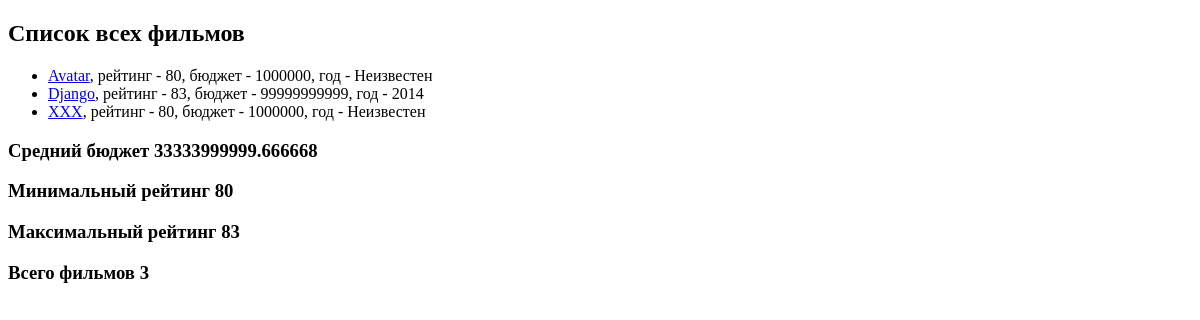
/, run on an earlier commit of the app's database.
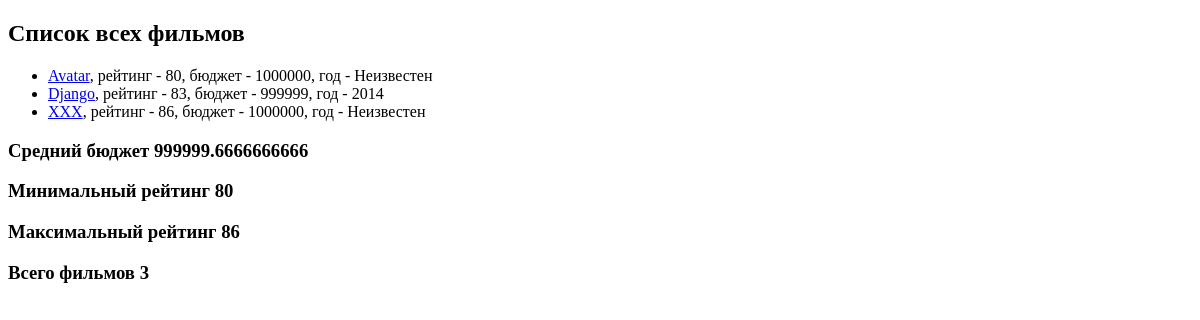
And on a later commit of the database.
### movie_app/models.py (models this page shows, shortened)
class Movie(models.Model):
    EUR = 'EUR'
    USD = 'USD'
    RUB = 'RUB'
    CURRENCY_CHOICES = [
        (EUR, 'Euro'),
        (USD, 'Dollars'),
        (RUB, 'Rubles'),
    ]
    name = models.CharField(max_length=40)
    rating = models.IntegerField(validators=[MinValueValidator(1),MaxValueValidator(100)])
    year = models.IntegerField(null=True, blank=True)
    budget = models.IntegerField(default=1000000, blank=True, validators=[MinValueValidator(1)])
    currency = models.CharField(max_length=3, choices=CURRENCY_CHOICES, default=RUB)
    slug = models.SlugField(default='',null=False, db_index=True)
    def get_url(self):
        return reverse('movie-detail', args=[self.slug])

### movie_app/views.py (the view)
# urls.py: path('', movie.show_all_movie),
def show_all_movie(request):
    movies = Movie.objects.annotate(
        true_bool=Value(True),
        false_bool = Value(False),
        str_field=Value('hello'),
        int_field=Value(123),
        new_budget = F('budget') + 100,
        new_year = F('year')+F('rating')
        )
    agg = movies.aggregate(Avg('budget'), Max('rating'), Min('rating'))
    return render(request, 'movie_app/all_movies.html',{
        'movies': movies,
        'agg': agg,
        'total': movies.count()
    })

### movie_app/templates/movie_app/all_movies.html (shortened to what this page needs)
{% extends 'movie_app/base.html' %}
{% block content %}
  <h2> Список всех фильмов </h2>
  <ul>
    {% for movie in movies %}
    <li><a href=" {{movie.get_url}}">{{ movie.name }}</a>,
      рейтинг - {{movie.rating}},
      бюджет - {{ movie.budget }},
      год - {{ movie.year|default:"Неизвестен"}} </li>
    {% endfor %}
  </ul>
<h3>Средний бюджет {{ agg.budget__avg }}</h3>
<h3>Минимальный рейтинг {{ agg.rating__min}}</h3>
<h3>Максимальный рейтинг {{ agg.rating__max}}</h3>
<h3>Всего фильмов {{ total }}</h3>
{% endblock %}

### movie_app/templates/movie_app/base.html (shortened to what this page needs)
<!DOCTYPE html>
<html lang="en">
<head>
</head>
<body>
    {% block content %} {% endblock %}
</body>
</html>

What changed in the data, as far as the page shows it:
changed Movie "Django": budget "99999999999" → "999999"
changed Movie "XXX": rating "80" → "86"
Also different on the page:
{{ agg.budget__avg }}: "33333999999.666668" → "999999.6666666666"
{{ agg.rating__max }}: "83" → "86"
